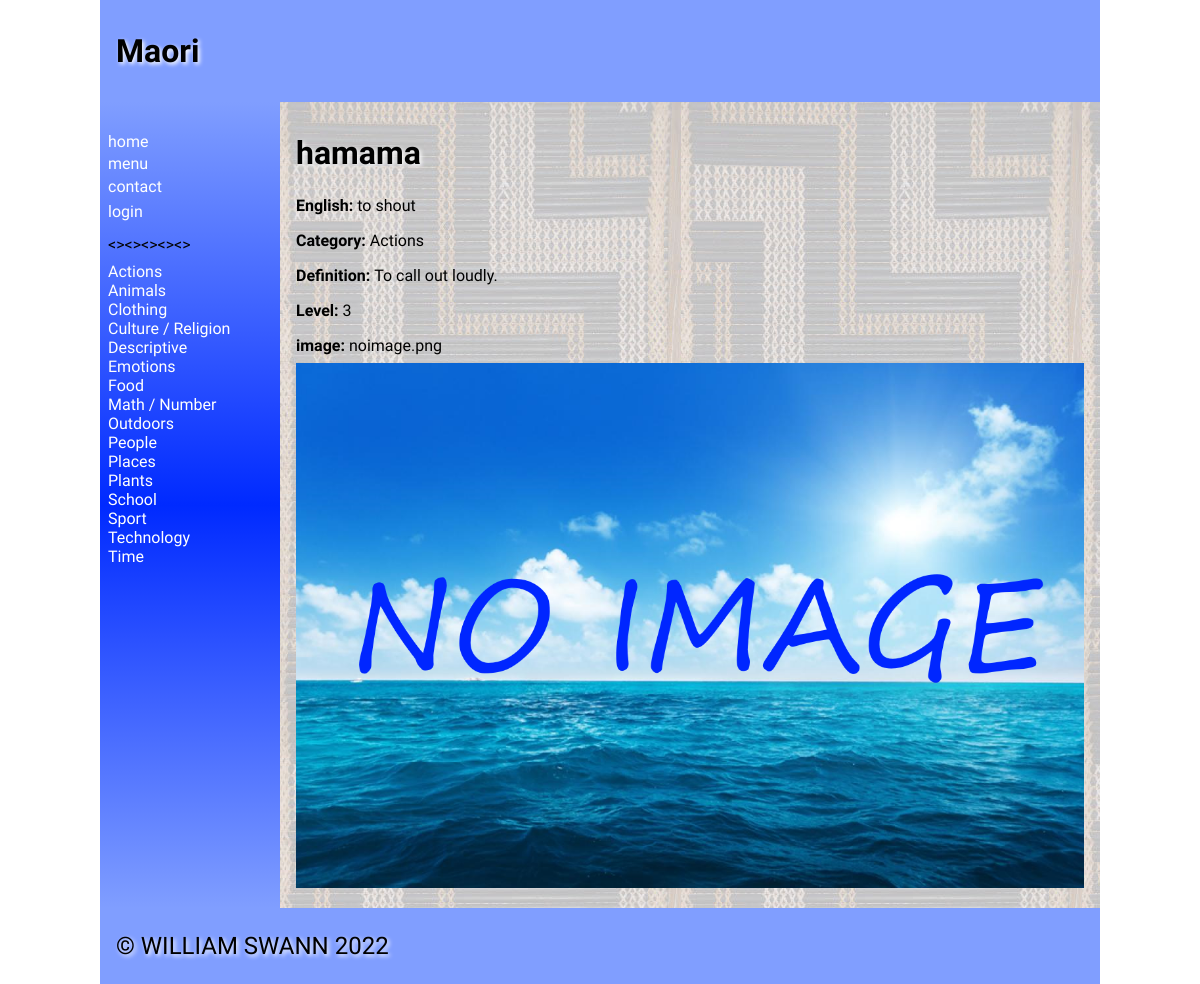
Before: /name/1 with the older database file.
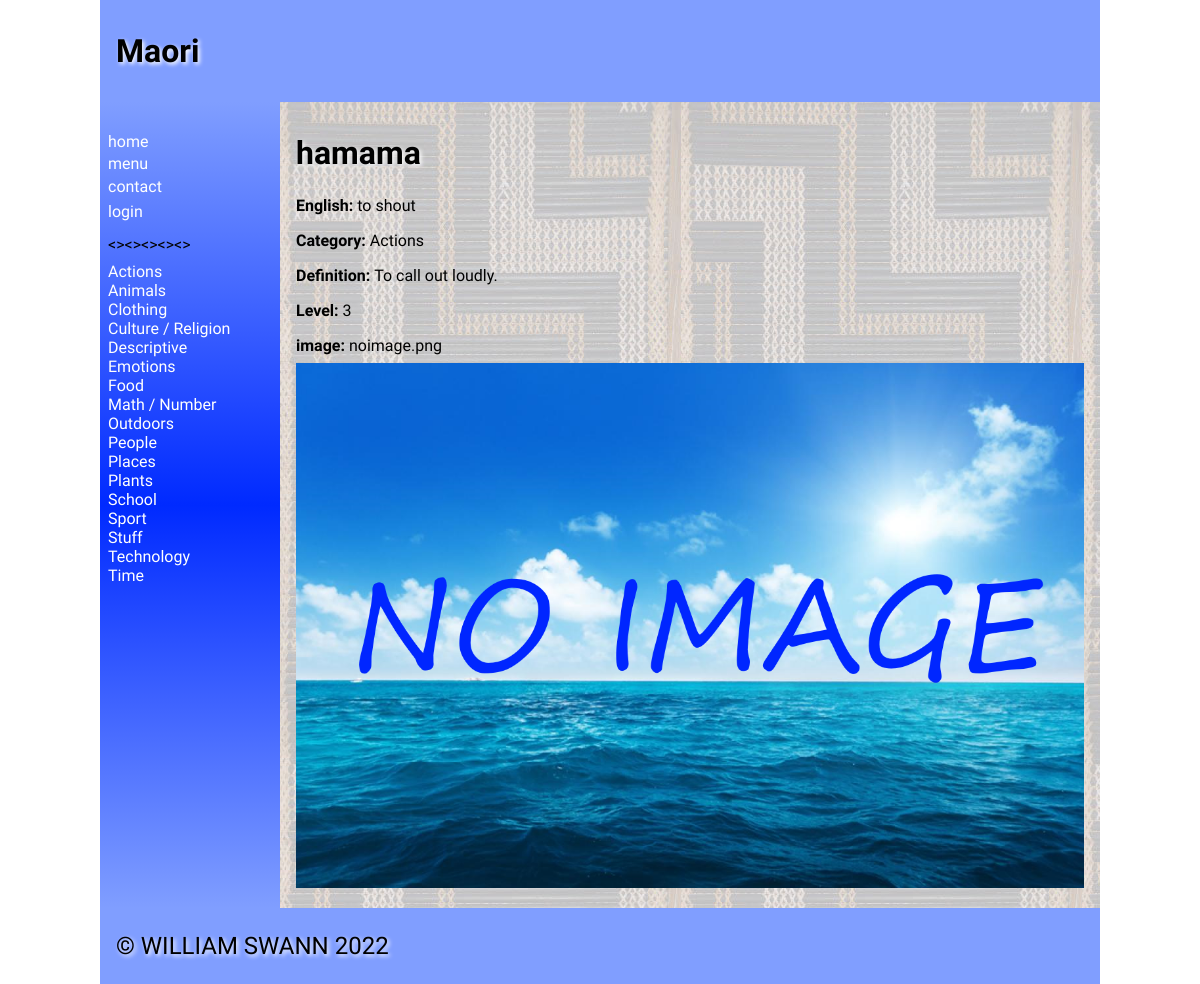
After: the same page with the newer database file.
### tables this page shows
CREATE TABLE "catalist"
(
    catali  varchar(30),
    cata_id integer
        constraint catalist_pk
            primary key autoincrement
);

CREATE TABLE "product"
(
    name_id    integer
        constraint product_pk
            primary key autoincrement,
    name       varchar(30),
    english    varchar(300),
    category   varchar(100),
    definition varchar(300),
    level      varchar(3),
    image      varchar(100),
    cata_id    integer
);

### app.py (the view)
@app.route("/name/<name_id>")
def render_maoriword(name_id):
    cata_list = sidenav1()
    con = create_connection(DB_NAME)
    query = """SELECT name_id, name, english, cata_id, category, definition, level, image FROM product WHERE name_id=? ORDER BY name"""
    cur = con.cursor()
    cur.execute(query, (name_id,))
    maori_list = cur.fetchall()
    query = """SELECT cata_id, catali FROM catalist WHERE cata_id=?"""
    cur = con.cursor()
    cur.execute(query, (maori_list[0][3],))
    cata_names_list = cur.fetchall()
    return render_template("name.html", cata_names_list=cata_names_list, catagories=cata_list, maori=maori_list, logged_in=is_logged_in())

### app.py (called while the page is built)
def create_connection(db_file):
    try:
        connection = sqlite3.connect(db_file)
        return connection
    except Error as e:
        print(e)
    return None

def sidenav1():
    con = create_connection(DB_NAME)
    query = """SELECT cata_id, catali FROM catalist ORDER BY catali"""
    cur = con.cursor()
    cur.execute(query)
    cata_list = cur.fetchall()
    con.commit()
    con.close()
    return cata_list

def is_logged_in():
    if session.get("email") is None:
        print("not logged in")
        return False
    else:
        print("logged in")
        return True

### templates/name.html (shortened to what this page needs)
{% extends 'base1.html' %}
{% block main %}
           {% for product in maori%}
                <h1>{{ product[1] }}</h1>
                <p><strong>English: </strong>{{ product[2] }}</p>
                <p><strong>Category: </strong>{{ product[4] }}</p>
                <p><strong>Definition: </strong>{{ product[5] }}</p>
                <p><strong>Level: </strong>{{ product[6] }}</p>
                <p><strong>image: </strong>{{ product[7] }}</p>
                <img src="/static/images/{{ product[7] }}">
                {%endfor%}
{% endblock %}

### templates/base1.html (shortened to what this page needs)
<!doctype html>
<html lang="en">
<head>
	<link href="{{ url_for('static', filename='style.css') }}" rel="stylesheet">
</head>
<body>
	<div id="container">
		<header>
			<h1>Maori{% block heading %}{% endblock %}</h1>
		</header>
		<nav>
			<ul>
                <li><a href="\">home</a></li>
            <a href="/menu">menu</a><li>
            <a href="/contact">contact</a><li>
			{% if logged_in %}
			<a href="/logout">logout</a><li>
			{% else %}
            <a href="/login">login</a><li>
			{% endif %}
				<p><><><><><></p>
			{% for catalist in catagories %}
        <div>
            <a href="/catagories/{{ catalist[0] }}">{{ catalist[1] }}</a>
        </div>
    		{% endfor %}
			</ul>
		</nav>
		<main>
            {% block main%}{% endblock %}
        </main>
		<footer>
			<p>
				&copy; WILLIAM SWANN 2022
			</p>
		</footer>
	</div>
</body>
</html>

### static/style.css (style rules this page uses)
* { font-family: Comfortaa, sans-serif; margin: 0; padding: 0; box-sizing: border-box; }
#container { display: grid; grid-template-columns: 75px auto; grid-template-areas: 'nav header' 'main main' 'footer footer'; }
header { grid-area: header; background-color: #809eff; padding: 1rem; }
nav { grid-area: nav; }
main { grid-area: main; padding: 1rem; background-color: #edd; }
h1, h2, h3, h4 { padding: 1rem 0; font-family: 'Suez One', serif; color: #000; text-shadow: 2px 2px 4px #fff; }
p { padding: 0.5rem 0; }
a { color: #222; }
img { width: 100%; }
footer { grid-area: footer; padding: 1rem; background-color: #809eff; }
footer p { color: #000000; text-shadow: 2px 2px 4px #fff; font-size: 1.5rem; }
@media only screen and (min-width: 768px) { #container { grid-template-columns: 180px auto; grid-template-areas: 'header header' 'nav main' 'footer footer'; } }
@media only screen and (min-width: 768px) { nav { background: linear-gradient(180deg, rgb(128, 158, 255) 0%, rgb(0, 42, 255) 50%, rgb(128, 158, 255) 100%); padding: 0.5rem; } }
@media only screen and (min-width: 768px) { nav ul { list-style: none; } }
@media only screen and (min-width: 768px) { nav li { padding: 0.2rem 0; } }
@media only screen and (min-width: 768px) { nav a { color: #fff; text-decoration: none; } }
@media only screen and (min-width: 768px) { main { background-image: url('/poutama.jpg'); } }
@media only screen and (min-width: 1000px) { #container { width: 1000px; margin: auto; } }

Changed rows visible on the page:
added catalist: catali "Stuff"
